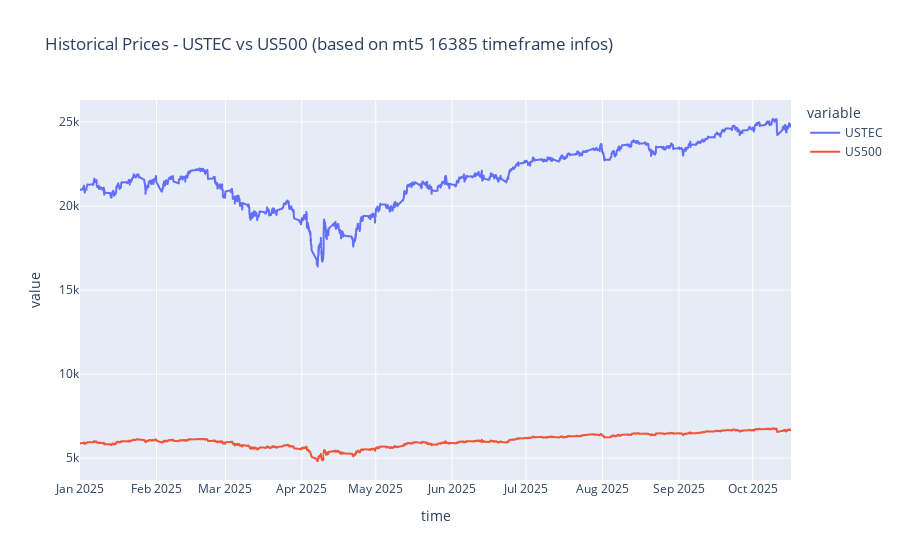

The notebook cell this image was saved under:
### Code cell
# plot the df
import plotly.express as px
fig = px.line(df, x ="time", y = [SYM1, SYM2], title = f"Historical Prices - {SYM1} vs {SYM2} (based on mt5 {TF} timeframe infos)")

fig.show()

### Figure 1 — Plotly figure (JSON) as saved in the notebook; plotly's stock layout.template omitted (floating-point values rounded to 4 significant figures; data arrays with more than 128 entries replaced by an {"elided": "..."} marker saying what was removed)
{"data": [{"hovertemplate": "variable=USTEC<br>time=%{x}<br>value=%{y}<extra></extra>", "legendgroup": "USTEC", "line": {"color": "#636efa", "dash": "solid"}, "marker": {"symbol": "circle"}, "mode": "lines", "name": "USTEC", "showlegend": true, "type": "scattergl", "x": {"elided": "4672 str values"}, "xaxis": "x", "y": {"elided": "4672 float values"}, "yaxis": "y"}, {"hovertemplate": "variable=US500<br>time=%{x}<br>value=%{y}<extra></extra>", "legendgroup": "US500", "line": {"color": "#EF553B", "dash": "solid"}, "marker": {"symbol": "circle"}, "mode": "lines", "name": "US500", "showlegend": true, "type": "scattergl", "x": {"elided": "4672 str values"}, "xaxis": "x", "y": {"elided": "4672 float values"}, "yaxis": "y"}], "layout": {"legend": {"title": {"text": "variable"}, "tracegroupgap": 0}, "title": {"text": "Historical Prices - USTEC vs US500 (based on mt5 16385 timeframe infos)"}, "xaxis": {"anchor": "y", "domain": [0, 1], "title": {"text": "time"}}, "yaxis": {"anchor": "x", "domain": [0, 1], "title": {"text": "value"}}}}
